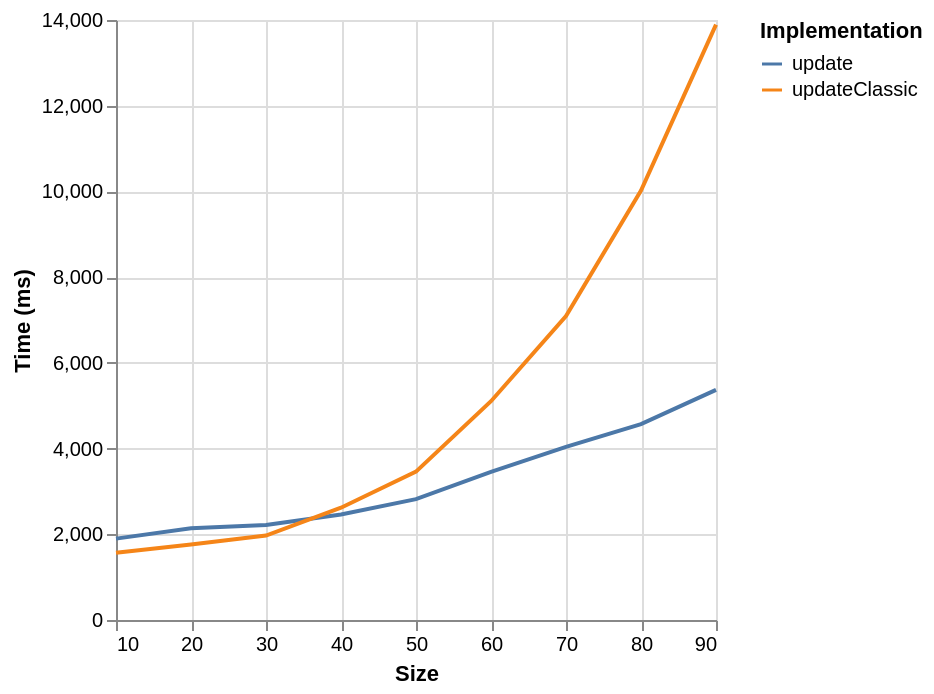

Write the Vega-Lite specification saved for this chart.
### Vega-Lite specification from a JSON file in a GitHub repository (floating-point values rounded to 4 significant figures)
{"$schema": "https://vega.github.io/schema/vega-lite/v6.json", "data": {"values": [{"ms": 1899, "series": "update", "size": 10}, {"ms": 2140, "series": "update", "size": 20}, {"ms": 2216, "series": "update", "size": 30}, {"ms": 2463, "series": "update", "size": 40}, {"ms": 2820, "series": "update", "size": 50}, {"ms": 3455, "series": "update", "size": 60}, {"ms": 4038.0, "series": "update", "size": 70}, {"ms": 4572, "series": "update", "size": 80}, {"ms": 5371, "series": "update", "size": 90}, {"ms": 1570, "series": "updateClassic", "size": 10}, {"ms": 1760, "series": "updateClassic", "size": 20}, {"ms": 1971, "series": "updateClassic", "size": 30}, {"ms": 2620, "series": "updateClassic", "size": 40}, {"ms": 3463, "series": "updateClassic", "size": 50}, {"ms": 5105, "series": "updateClassic", "size": 60}, {"ms": 7090, "series": "updateClassic", "size": 70}, {"ms": 10021, "series": "updateClassic", "size": 80}, {"ms": 13893, "series": "updateClassic", "size": 90}]}, "encoding": {"color": {"field": "series", "legend": {"orient": "right", "symbolLimit": 30, "title": "Implementation"}, "type": "nominal"}, "x": {"field": "size", "title": "Size", "type": "quantitative"}, "y": {"field": "ms", "title": "Time (ms)", "type": "quantitative"}}, "mark": {"point": false, "type": "line"}}
